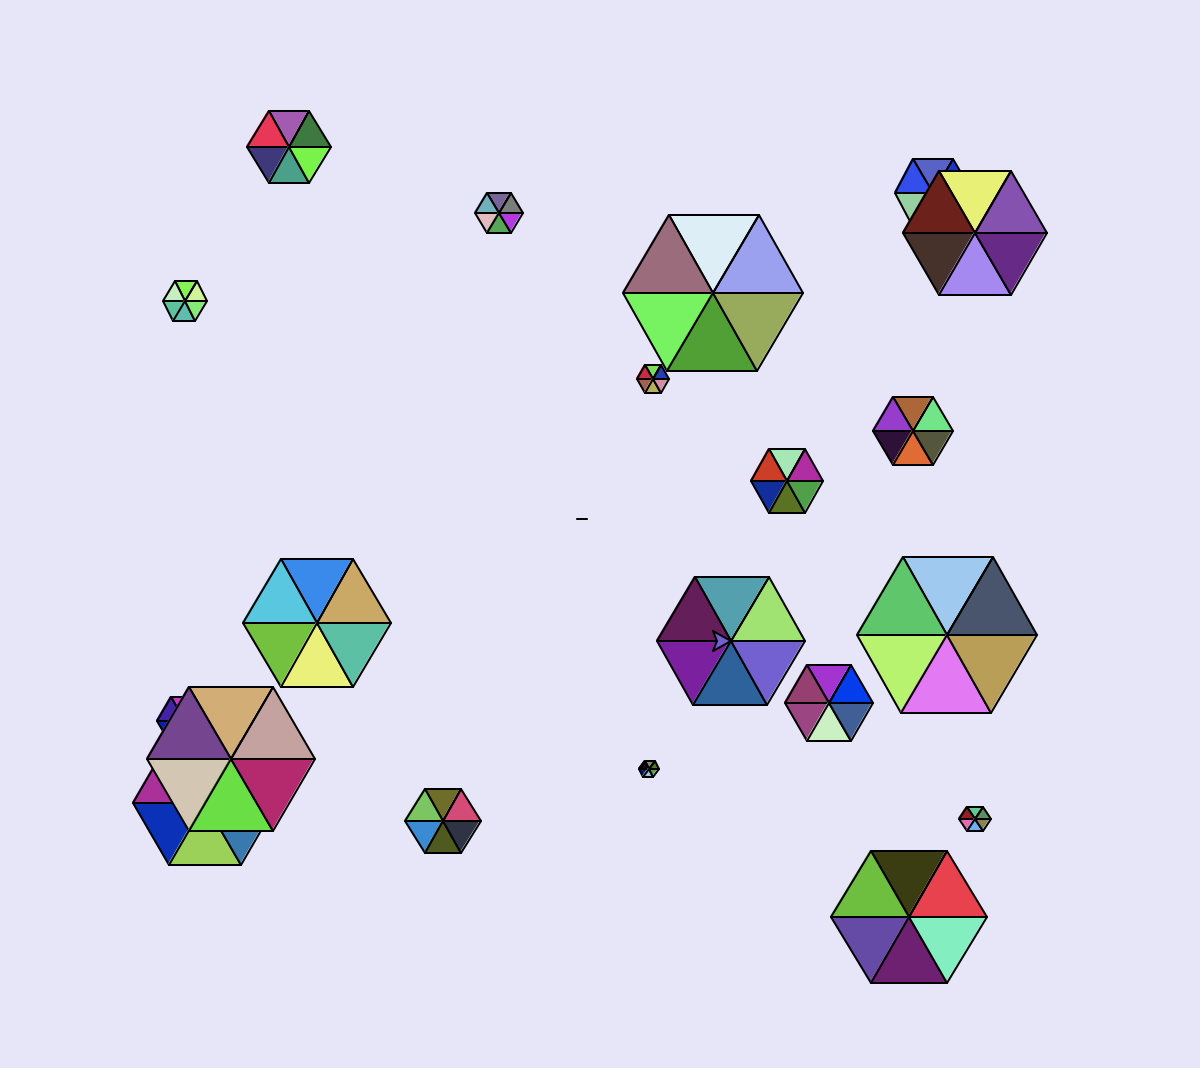

The script that drew this image:
#Author: Alexandra Wheeler
# Drawing art cube
import turtle 
import random
turtle.bgcolor("lavender")
turtle.colormode(255)
turtle.screensize(400,400)
pen = turtle.Turtle()
pen.pensize(1)
pen.speed(.5)




pen.forward(5)

def draw_triangle(width):
    pen.up()
    r = random.randint(0,255)
    g = random.randint(0,255)
    b = random.randint(0,255)
    rgb = [r,g,b]   
    pen.fillcolor(rgb)
    pen.begin_fill()
    pen.down()
    for i in range(3):
        pen.forward(width)
        pen.left(120)
    pen.end_fill()


def draw_cube(x,y,width):
    pen.up()
    pen.setpos(x,y)
    pen.down
    for i in range(6):
        draw_triangle(width/2)
        pen.left(60)

for i in range(20):
    x= random.randint(-200,200)
    y= random.randint(-200,200)
    width = random.randint(10,100)
    draw_cube(x,y,width)

turtle.done()
